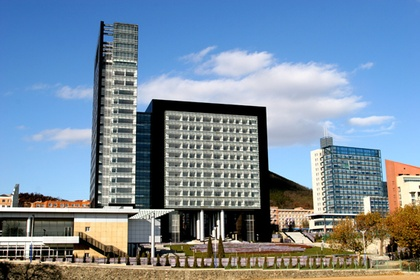
%> input picture exp4/daheilou.jpg, 420 x 280 px, shrunk from 550 x 367 before the run
$ octave exp4mat.m   (GNU Octave 9; MATLAB toolbox functions it lacks are replaced by stand-ins)
%> lines starting %> are read from the running program, lines starting %| are printed output that depends on the picture; in (x1, y1, x2, y2) boxes, pixels count from 0 and x2, y2 are one past the last pixel; in counts of white or black regions, pixels touching at a corner belong together; the program's own positions count from 1
clc;clear

%% average smoothing filter
Path_Working = './';
File = 'daheilou.jpg';
File = strcat(Path_Working,File);
I1 = imread(File);
%> I1 is the input picture: size 280x420x3 uint8; mean R, G, B 121.5, 140.2, 158.1
I1 = double(rgb2gray(I1));
%> I1: size 280x420 double
figure;imshow(I1,[]);title('original image');

H = [[1/9,1/9,1/9];...
    [1/9,1/9,1/9];...
    [1/9,1/9,1/9]];
I2 = imfilter(I1,H);
figure;imshow(I2,[]);title('average image');
figure;imshow(imfilter(I1,ones(21,21)/21.^2),[]);title('21 order average image');

%% weighted smoothing filter
H = [[1/16,2/16,1/16];...
    [2/16,4/16,2/16];...
    [1/16,2/16,1/16]];
I3 = imfilter(I1,H);
figure;imagesc(I3);colormap(gray);title('weighted average image');
figure;imagesc(I3-I2);colormap(gray);title('weighted average image - average');
%%
I4_1 = medfilt2(I1,[3,3]);
I4_2 = medfilt2(I1,[7,7]);
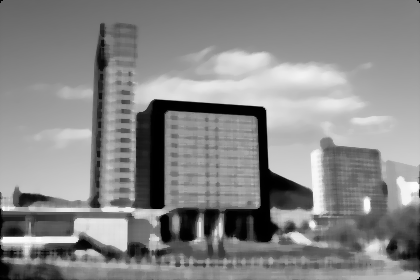
%> I4_2: size 280x420 double; min 0, max 253, mean 136
figure
subplot(221);imagesc(I1);colormap(gray);title('original');
subplot(222);imagesc(I2);colormap(gray);title('average filter');
subplot(223);imagesc(I4_1);colormap(gray);title('3*3 median filter');
subplot(224);imagesc(I4_2);colormap(gray);title('7*7 median filter');

%% edge filter
H = [[-1./8,-1./8,-1./8];...
    [-1./8,1./8,-1./8];...
    [-1./8,-1./8,-1./8]];
I5 = imfilter(I1,H);
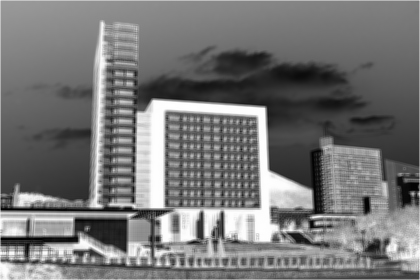
%> I5: size 280x420 double; min -222.5, max 0.5, mean -119; drawn with min black and max white
figure;imagesc(I5);colormap(gray);title('center sharpened filter');

H = [[-1./3,-1./3,-1./3];...
    [0,0,0];...
    [1./3,1./3,1./3]];
I6 = imfilter(I1,H);
figure;subplot(121);imagesc(I6);colormap(gray);title('horiontal edge filter');
subplot(122);imagesc(abs(I6));colormap(gray);title('abs');

I7 = imfilter(I1,H');
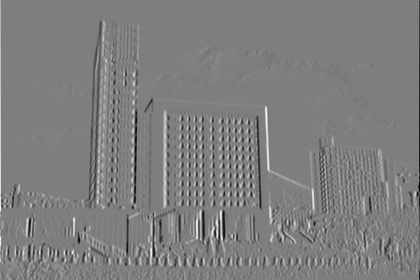
%> I7: size 280x420 double; min -250, max 252.7, mean 0; drawn with min black and max white
figure;subplot(121);imagesc(I7);colormap(gray);title('vertical edge filter');
subplot(122);imagesc(abs(I7));colormap(gray);title('abs');
%> after `title('abs')`:
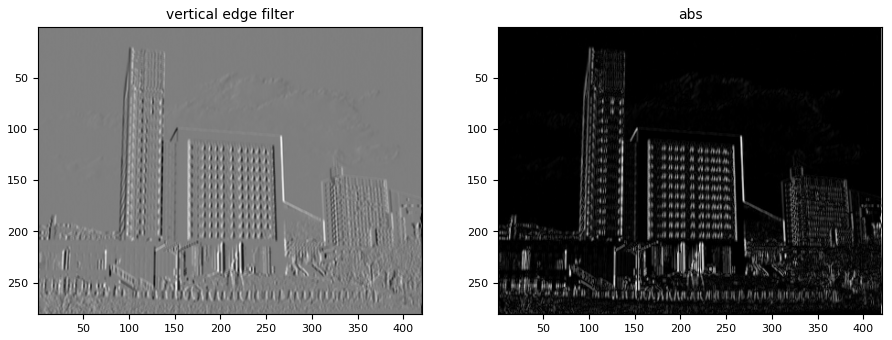
%> figure redrawn from the program's plot data, 2 panels
%%
I8 = I1+abs(I5);
figure;imagesc(I8,[0,255]);colormap(gray);title('sharpening filter');
%%
F1 = fft2(I1);
F1 = fftshift(F1);
absF1 = abs(F1);
figure;imshow(log(absF1+1),[]);title('logFF1');
Fstop = 10;
sz = size(F1);
%> sz = [280 420]
o = sz/2;
%> o = [140 210]
Mask = ones(sz);
for ix = 1:sz(1)
    for iy = 1:sz(2)
        if sqrt((ix-o(1))^2+(iy-o(2))^2)> Fstop^2
            Mask(ix,iy) = 0;
        end
    end
end
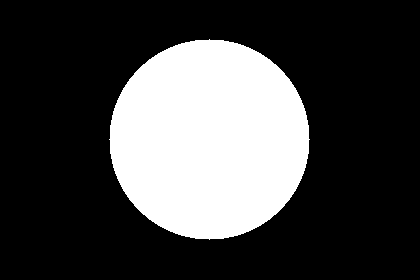
%> Mask: size 280x420 double; values 0 (black) and 1 (white), 26.7% white; 1 white region, box (x1, y1, x2, y2) and area: (109, 39, 310, 240) 31417
figure;imshow(Mask,[]);title('Mask');
F2 = F1.*Mask;
figure;imshow(log(abs(F2)+1),[]);title('filter FFT');
F2 = ifftshift(F2);
I9 = ifft2(F2);
figure;imagesc(abs(I9));colormap(gray); title('inverse low pass FFT')

F3 = F1.*(1-Mask);
figure;imshow(log(abs(F3)+1),[]);title('filter FFT');
%> after `imshow(log(abs(F3)+1),[])`:
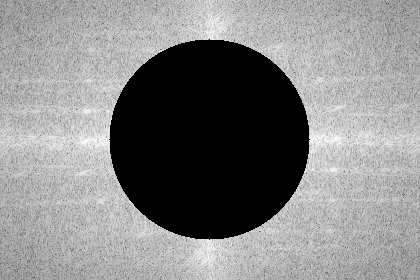
%> displayed picture: size 280x420, on the screen's scale of 0 to 255; min 0, max 255, mean 133.7
F3 = ifftshift(F3);
I10 = ifft2(F3);
figure;imagesc(abs(I10));colormap(gray); title('inverse high pass FFT')
%> after `title('inverse high pass FFT')`:
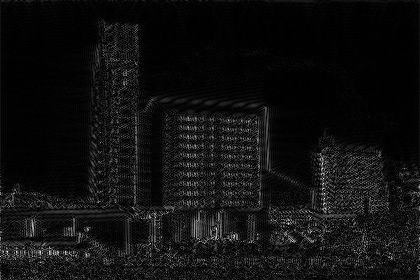
%> displayed picture: size 280x420x3, on the screen's scale of 0 to 255; min 0, max 255, mean 16.2
%%
